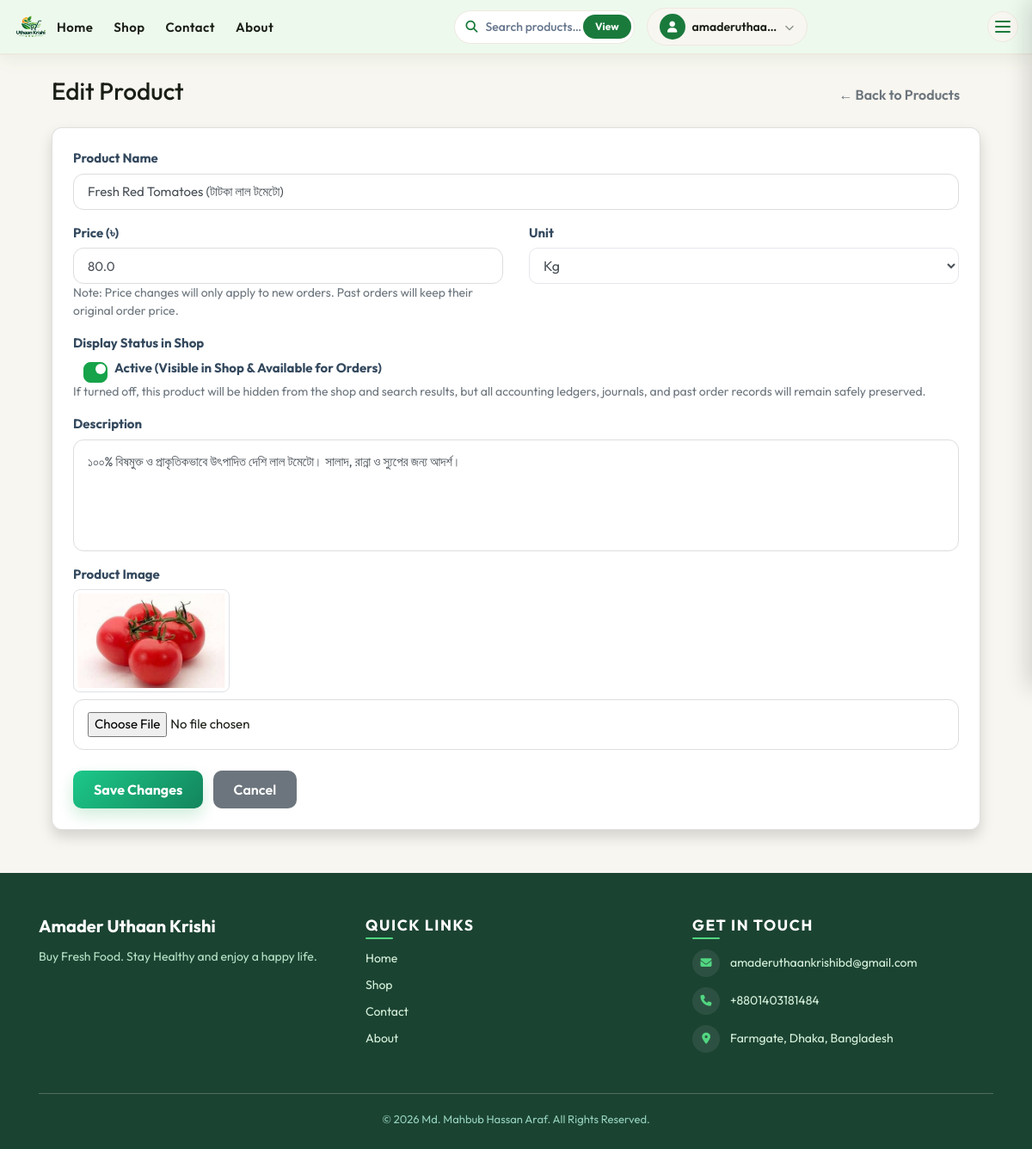
Page /dashboard/product/1/edit/ (signed in) on the committed database.
### apps/accounts/models.py (models this page shows, shortened)
class CustomUser(AbstractUser):
    email = models.EmailField(unique=True)
    COUNTRY_CHOICES = [
        ('BD', 'Bangladesh'),
        ('IN', 'India'),
        ('PK', 'Pakistan'),
        ('US', 'United States'),
        ('UK', 'United Kingdom'),
    ]
    country = models.CharField(max_length=50, choices=COUNTRY_CHOICES, blank=True, null=True)
    location = models.CharField(max_length=150, blank=True, null=True)
    phone_number = models.CharField(max_length=20, blank=True, null=True)
    profile_image = models.FileField(upload_to='profiles/', blank=True, null=True)
    user_id = models.IntegerField(unique=True, null=True, blank=True, editable=False)
    USERNAME_FIELD = 'email'
    REQUIRED_FIELDS = ['username']

### apps/products/models.py (models this page shows, shortened)
class Product(models.Model):
    UNIT_CHOICES = [
        ('kg', 'Kg'),
        ('gm', 'gm'),
        ('pcs', 'Pcs'),
        ('ati', 'Ati'),
        ('fana', 'Fana'),
        ('hali', 'Hali'),
    ]
    name = models.CharField(max_length=200)
    price = models.FloatField(help_text="Per unit price (Per Kg for kg/gm)")
    unit = models.CharField(max_length=10, choices=UNIT_CHOICES)
    description = models.TextField(blank=True, null=True)
    image = models.FileField(upload_to='products/', null=True, blank=True)
    is_active = models.BooleanField(default=True, help_text="Designates whether this product is visible in shop & search.")

### apps/dashboard/views.py (the view, shortened to what this page needs)
# urls.py: path('product/<int:product_id>/edit/', views.edit_product, name='edit_product'),
@login_required
@user_passes_test(is_admin)
def edit_product(request, product_id):
    product = get_object_or_404(Product, id=product_id)
    return render(request, 'dashboard/edit_product.html', {
        'product': product,
        'unit_choices': Product.UNIT_CHOICES
    })

### apps/dashboard/views.py (called while the page is built)
def is_admin(user):
    return user.is_authenticated and user.is_superuser

### Templates/dashboard/edit_product.html (shortened to what this page needs)
{% extends 'base.html' %}
{% block content %}
<div class="container mt-4 mb-5">
    <div class="d-flex justify-content-between align-items-center mb-3">
        <h3>Edit Product</h3>
        <a href="{% url 'admin_panel' %}?tab=products" class="btn btn-outline-secondary">
            ← Back to Products
        </a>
    </div>
    <div class="card shadow p-4" style="border-radius: 12px;">
        <form method="POST" enctype="multipart/form-data">
            <div class="form-group mb-3">
                <label class="font-weight-bold">Product Name</label>
                <input type="text" name="name" value="{{ product.name }}" class="form-control" required>
            </div>
            <div class="row">
                <div class="col-md-6 form-group mb-3">
                    <label class="font-weight-bold">Price (৳)</label>
                    <input type="number" step="0.01" name="price" value="{{ product.price }}" class="form-control" required>
                    <small class="text-muted">Note: Price changes will only apply to new orders. Past orders will keep their original order price.</small>
                </div>
                <div class="col-md-6 form-group mb-3">
                    <label class="font-weight-bold">Unit</label>
                    <select name="unit" class="form-control" required>
                        {% for value, label in unit_choices %}
                            <option value="{{ value }}" {% if product.unit == value %}selected{% endif %}>
                                {{ label }}
                            </option>
                        {% endfor %}
                    </select>
                </div>
            </div>
            <div class="form-group mb-3">
                <label class="font-weight-bold d-block">Display Status in Shop</label>
                <div class="custom-control custom-switch">
                    <label class="custom-control-label font-weight-bold" for="isActiveSwitch">
                        Active (Visible in Shop & Available for Orders)
                    </label>
                </div>
                <small class="text-muted">If turned off, this product will be hidden from the shop and search results, but all accounting ledgers, journals, and past order records will remain safely preserved.</small>
            </div>
            <div class="form-group mb-3">
                <label class="font-weight-bold">Description</label>
                <textarea name="description" class="form-control" rows="3">{{ product.description|default:'' }}</textarea>
            </div>
            <div class="form-group mb-4">
                <label class="font-weight-bold">Product Image</label>
                {% if product.image %}
                    <div class="mb-2">
                        <img src="{{ product.image.url }}" alt="{{ product.name }}" style="max-height: 120px; border-radius: 8px;" class="border p-1">
                    </div>
                {% endif %}
                <input type="file" name="image" class="form-control-file">
            </div>
            <div>
                <button type="submit" class="btn btn-success px-4 font-weight-bold">
                    Save Changes
                </button>
                <a href="{% url 'admin_panel' %}?tab=products" class="btn btn-secondary px-4 ml-2">
                    Cancel
                </a>
            </div>
        </form>
    </div>
</div>
{% endblock %}

### Templates/base.html (shortened to what this page needs)
{% load static %}
<!DOCTYPE html>
<html lang="en">
<head>
  <link rel="stylesheet" href="https://cdn.jsdelivr.net/npm/bootstrap@4.6.2/dist/css/bootstrap.min.css">
  <link rel="stylesheet" href="https://cdnjs.cloudflare.com/ajax/libs/font-awesome/6.4.0/css/all.min.css">
  <link rel="stylesheet" href="{% static 'css/base.css' %}">
  <link rel="stylesheet" href="{% static 'css/home.css' %}">
  <link rel="stylesheet" href="{% static 'css/profiles.css' %}">
  <link rel="stylesheet" href="{% static 'css/contact.css' %}">
  <link rel="stylesheet" href="{% static 'css/about.css' %}">
  <link rel="stylesheet" href="{% static 'css/user_orders.css' %}">
  <link rel="stylesheet" href="{% static 'css/admin_panal.css' %}">
</head>
<body>
<nav class="site-navbar" id="siteNavbar">
  <div class="navbar-inner">
    <a class="nav-brand" href="{% url 'home' %}">
      <img src="{% static 'images/Video_Alt.png' %}" alt="Amader Uthaan Krishi" class="nav-logo">
    </a>
    <ul class="nav-links desktop-only">
      <li><a href="{% url 'home' %}"    class="nav-link-item {% if request.resolver_match.url_name == 'home'    %}active{% endif %}">Home</a></li>
      <li><a href="{% url 'shop' %}"    class="nav-link-item {% if request.resolver_match.url_name == 'shop'    %}active{% endif %}">Shop</a></li>
      <li><a href="{% url 'contact' %}" class="nav-link-item {% if request.resolver_match.url_name == 'contact' %}active{% endif %}">Contact</a></li>
      <li><a href="{% url 'about' %}"   class="nav-link-item {% if request.resolver_match.url_name == 'about'   %}active{% endif %}">About</a></li>
    </ul>
    <div class="nav-right desktop-only">
      <form class="nav-search-form" method="get" action="{% url 'shop' %}">
        <input type="search" name="q" placeholder="Search products…"
               value="{{ request.GET.q }}" class="nav-search-input" autocomplete="off">
        <button type="submit" class="nav-search-btn">View</button>
      </form>
      {% if user.is_authenticated %}
        <div class="user-dropdown" id="userDropdown">
          <button class="user-dropdown-toggle" id="userDropdownBtn"
                  type="button" aria-haspopup="true" aria-expanded="false">
            <span class="user-avatar"><i class="fas fa-user"></i></span>
            <span class="user-name">{{ user.username }}</span>
            <i class="fas fa-chevron-down chev"></i>
          </button>
        </div>
      {% else %}
        <a href="{% url 'login' %}"  class="btn-nav-login">Login</a>
        <a href="{% url 'signup' %}" class="btn-nav-signup">Sign Up</a>
      {% endif %}
    </div>
    <button class="hamburger" id="hamburgerBtn" aria-label="Open menu" aria-expanded="false">
      <span class="hbar"></span>
      <span class="hbar"></span>
      <span class="hbar"></span>
    </button>
  </div>
</nav>
<main class="page-main">
  <div class="container mt-4">
    {% block content %}{% endblock %}
  </div>
</main>
<footer class="site-footer">
  <div class="container">
    <div class="row">
      <div class="col-md-4 footer-col-mobile">
        <h5 class="footer-brand">Amader Uthaan Krishi</h5>
        <p class="footer-tagline">Buy Fresh Food. Stay Healthy and enjoy a happy life.</p>
      </div>
      <div class="col-md-4 footer-col-mobile">
        <h6 class="footer-heading">Quick Links</h6>
        <div class="footer-links">
          <a href="{% url 'home' %}">Home</a>
          <a href="{% url 'shop' %}">Shop</a>
          <a href="{% url 'contact' %}">Contact</a>
          <a href="{% url 'about' %}">About</a>
        </div>
      </div>
      <div class="col-md-4 footer-col-mobile">
        <h6 class="footer-heading">Get in Touch</h6>
        <p class="footer-contact"><i class="fas fa-envelope"></i> amaderuthaankrishibd@gmail.com</p>
        <p class="footer-contact"><i class="fas fa-phone"></i> +8801403181484</p>
        <p class="footer-contact"><i class="fas fa-map-marker-alt"></i> Farmgate, Dhaka, Bangladesh</p>
      </div>
    </div>
    <hr class="footer-hr">
    <p class="footer-copy">&copy; 2026 Md. Mahbub Hassan Araf. All Rights Reserved.</p>
  </div>
</footer>
</body>
</html>

### static/css/home.css (style rules this page uses)
body { background: var(--cream); font-family: 'Outfit', sans-serif; color: var(--text-dark); overflow-x: hidden; }

### static/css/profiles.css (style rules this page uses)
.btn { border-radius: 30px; padding: 10px 24px; font-weight: 600; transition: all 0.25s ease; position: relative; overflow: hidden; border: none; }
.btn-success { background: linear-gradient(135deg, #1cc88a, #13855c); color: #fff; }
.btn::after { content: ""; position: absolute; width: 0; height: 0; background: rgba(255,255,255,0.4); border-radius: 50%; top: 50%; left: 50%; transform: translate(-50%, -50%); transition: width 0.4s ease, height 0.4s ease; }

### static/css/contact.css (style rules this page uses)
.form-group { display: flex; flex-direction: column; }
.form-group label { font-weight: 600; font-size: 15px; margin-bottom: 6px; color: #34495e; }
.form-group input, .form-group textarea { padding: 14px 16px; border: 1px solid #ddd; border-radius: 12px; font-size: 15px; outline: none; transition: border-color 0.3s, box-shadow 0.3s; }
.form-group textarea { grid-column: span 2; resize: none; min-height: 130px; }

### static/css/admin_panal.css (style rules this page uses)
:root { --primary:#2563eb; --primary-dark:#1d4ed8; --success:#16a34a; --danger:#dc2626; --warning:#f59e0b; --text:#1f2937; --muted:#6b7280; --card:#ffffff; --bg:#f4f7fb; --border:#e5e7eb; --radius:18px; }
.btn { border-radius:10px; font-weight:600; transition:.25s; }
.btn-success { box-shadow: 0 8px 18px rgba(22,163,74,.20); }
.form-control { border-radius:10px; border:1px solid var(--border); min-height:42px; box-shadow:none; }
select.form-control { cursor:pointer; }
.custom-switch { padding-left:3rem; }
.custom-control-label { font-weight:600; }
.custom-control-label::before { width:48px; height:24px; border-radius:30px; }
.custom-control-label::after { width:20px; height:20px; border-radius:50%; }
.custom-control-input:checked ~.custom-control-label::before { background:#16a34a; border-color:#16a34a; }

### rows in the picture
CustomUser: username "amaderuthaa…"
Product: name "Fresh Red Tomatoes (টাটকা লাল টমেটো)", price "80.0", unit "Kg", description "১০০% বিষমুক্ত ও প্রাকৃতিকভাবে উৎপাদিত দেশি লাল টমেটো। সালাদ, রান্না ও স্যুপের জন্য আদর্শ।", image (picture)
